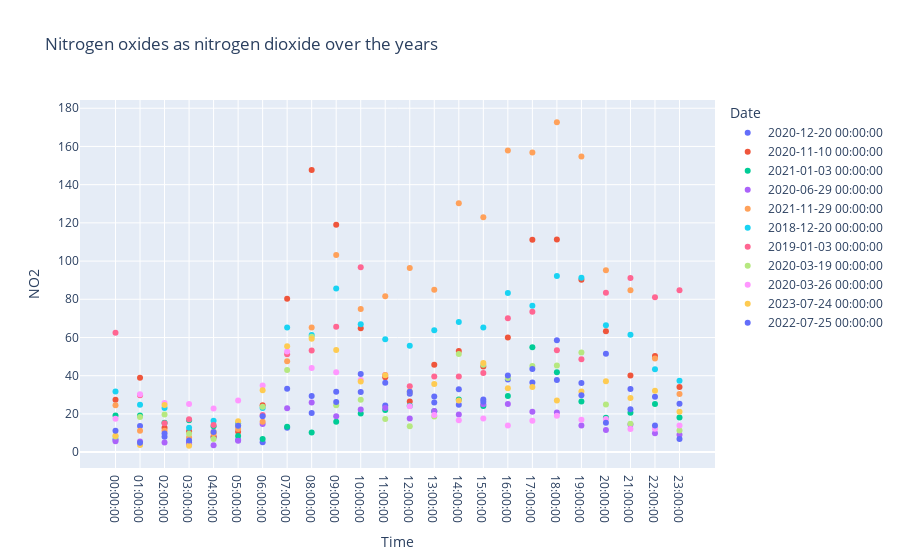

This figure's notebook cell:
### Code cell
no_no2 = filtered_poarBig[["Date", "time", "Nitrogen oxides as nitrogen dioxide"]]

no_no2_cleaned = no_no2.dropna()

scatter__no_plot = px.scatter(no_no2_cleaned, x="time", y="Nitrogen oxides as nitrogen dioxide", color = "Date", title = "Nitrogen oxides as nitrogen dioxide over the years", hover_data = ["Date"], labels = {"time": "Time", "Nitrogen oxides as nitrogen dioxide": "NO2"})
scatter__no_plot.show()
